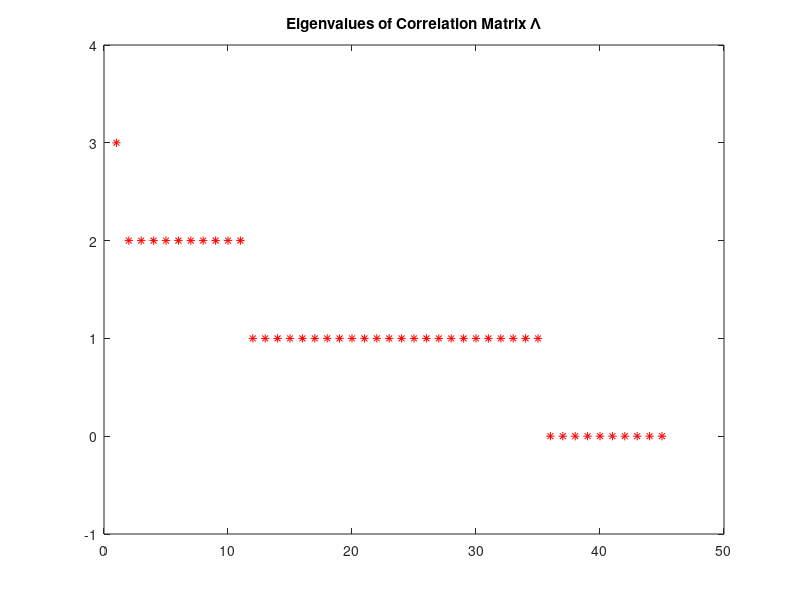

The MATLAB source for this figure: (Note: this script raises an error after producing the figure.)
% Given Cov, now do sparse EIG
load('data/mediaData.mat');
hx = 1/Nx; hy = 1/Ny;
xx = hx/2 : hx : 1-hx/2;
yy = hy/2 : hy : 1-hy/2;
% we have Nx = Ny = 32; 
patchL = 16;
nfx = patchL; nfy = patchL;
npx = Nx/nfx; npy = Ny/nfy;

% set time recorder
Trecord = zeros(1,6);

% set eigs options
opts.issym = 1;
opts.isreal = 1;
% local dimension upper bound estimate and tolerance
dloc = 10;
eigtol = 1e-4;

%% locally do eigenvalue decomposition
tic
Covloc = cell(npx, npy);
Hloc = cell(npx, npy);
Indloc = cell(npx, npy);
IndTotal = reshape(1:Nx*Ny, Nx, Ny);
Kloc = zeros(npx,npy);
for i = 1 : npx
    indx = (i-1)*nfx+1 : i*nfx;
    for j = 1 : npy
        indy = (j-1)*nfy+1 : j*nfy;
        Indloc{i,j} = IndTotal(indx,indy);
        Indloc{i,j} = reshape(Indloc{i,j}, 1, []);
        Covloc{i,j} = Cov(Indloc{i,j},Indloc{i,j});
        [Vloc,Dloc] = eigs(Covloc{i,j}, nfx*nfy-2, 'lm', opts);
%         [Vloc,Dloc] = eigs(Covloc{i,j}, nfx*nfy, 'lm', opts);
        indpos = (diag(Dloc) > eigtol);
        Kloc(i,j) = sum(indpos);
        [Vloc,Dloc] = eigs(Covloc{i,j}, Kloc(i,j), 'lm', opts);
        Hloc{i,j} = Vloc*sqrt(Dloc);
    end
end
clear Vloc Dloc;
Trecord(1) = toc;

% 2-d patch index
M = npx*npy;
Pindex = zeros(M,2);
Pindex(:,1) = repmat((1:npx)',npy,1);
Pindex(:,2) = kron((1:npy)', ones(npx,1));
Kpatch = reshape(Kloc,M,1);
Dindex = ones(M+1,1);
for m = 2 : M+1
    Dindex(m) = Dindex(m-1) + Kpatch(m-1);
end
Dtotal = Dindex(M+1)-1;

%% assemble Lambda
tic
Lambda = eye(Dtotal);
for m = 1 : M
    indm = Indloc{Pindex(m,1),Pindex(m,2)};
    Hm = Hloc{Pindex(m,1),Pindex(m,2)};
    for n = m+1 : M
        indn = Indloc{Pindex(n,1),Pindex(n,2)};
        Hn = Hloc{Pindex(n,1),Pindex(n,2)};
        Lambda(Dindex(m):Dindex(m+1)-1,Dindex(n):Dindex(n+1)-1)...
            = Hm\(Cov(indm,indn)/Hn');
        Lambda(Dindex(n):Dindex(n+1)-1,Dindex(m):Dindex(m+1)-1)...
            = Lambda(Dindex(m):Dindex(m+1)-1,Dindex(n):Dindex(n+1)-1)';
    end
end
Trecord(2) = toc;

% eigenvalue decomposition of Lambda
[Vlambda, Dlambda] = eigs(Lambda,Dtotal-2,'lm',opts);
% [Vlambda, Dlambda] = eigs(Lambda,Dtotal,'lm',opts);
filename1 = ['data/dl',num2str(patchL),'/EigenvalueOfLambda.eps'];
h1 = figure(1);
plot(diag(Dlambda),'r*');
title('Eigenvalues of Correlation Matrix \Lambda');
pause;
print(gcf,'-depsc2',filename1);
close(h1);
% determine K
indpos = (diag(Dlambda) > 0.5);
K = sum(indpos);
clear Vlambda;

%% simultaneous diagonalization
tic
epsilon = 1e-14;
Dloc = cell(1,M);
Gloc = cell(1,M);
for m = 1 : M
    indm = Dindex(m):Dindex(m+1)-1;
    Sigma = zeros(Kpatch(m),Kpatch(m),M);
    for n = 1 : M
        indn = Dindex(n):Dindex(n+1)-1;
        Sigma(:,:,n) = Lambda(indm,indn)*Lambda(indm,indn)';
    end
    Dloc{1,m} = JointDiag( epsilon, Sigma );
    Gloc{1,m} = Hloc{Pindex(m,1),Pindex(m,2)}*Dloc{1,m};
end
Trecord(3) = toc;

%% recover Omega, LL^T
tic
Omega = eye(Dtotal);
for m = 1 : M
    indm = Dindex(m):Dindex(m+1)-1;
    for n = m+1 : M
        indn = Dindex(n):Dindex(n+1)-1;
        Omega(indm,indn) = Dloc{1,m}'*Lambda(indm,indn)*Dloc{1,n};
        Omega(indn,indm) = Omega(indm,indn)';
    end
end
Trecord(4) = toc;
% Deal with the case when it is not identifiable
Dloc2 = cell(1,M);
Dloc2{1,1} = eye(Kpatch(1));
for m = 2 : M
    indm = Dindex(m):Dindex(m+1)-1;
    % get the right rotation
    Dloc2{1,m} = JointOrtho(epsilon, Omega(1:Dindex(m)-1,indm));
    % change Omega accordingly
    Omega(indm,:) = Dloc2{1,m}'*Omega(indm,:);
    Omega(:,indm) = Omega(:,indm)*Dloc2{1,m};
    % change Gm accordingly
    Gloc{1,m} = Gloc{1,m}*Dloc2{1,m};
end

%% recover L
tic
Omega = IntAdjust(Omega);
[Vomega,Domega] = eigs(Omega,K,'lm',opts);
L = Vomega*sqrt(Domega);
U = JointOrtho(epsilon,L);
L = IntAdjust(L*U);
Trecord(5) = toc;

%% recover g
tic
gISMD = zeros(Nx*Ny,K);
for m = 1 : M
    indm = Indloc{Pindex(m,1),Pindex(m,2)};
    Grec = Gloc{1,m}*L(Dindex(m):Dindex(m+1)-1,:);
    gISMD(indm,:) = Grec;
end
Trecord(6) = toc;

display('Total time is :')
sum(Trecord)

% plot the result
for k = 1 : K
    filename2 = ['data/dl',num2str(patchL),'/media_recover_',num2str(k),'.eps'];
    h2 = figure(2);
    set(gca,'fontsize',20);
    contour(xx, yy, reshape(gISMD(:,k),Nx,Ny),5);
    xlim([0 1]);ylim([0 1]);
    title(['Sparse recovery : H = 1/2']);
    set(gca,'xtick',[0:nfx/Nx:1])
    set(gca,'ytick',[0:nfy/Ny:1])
    grid on;
    print(gcf,'-depsc2',filename2);
    pause;
    close(h2);
end